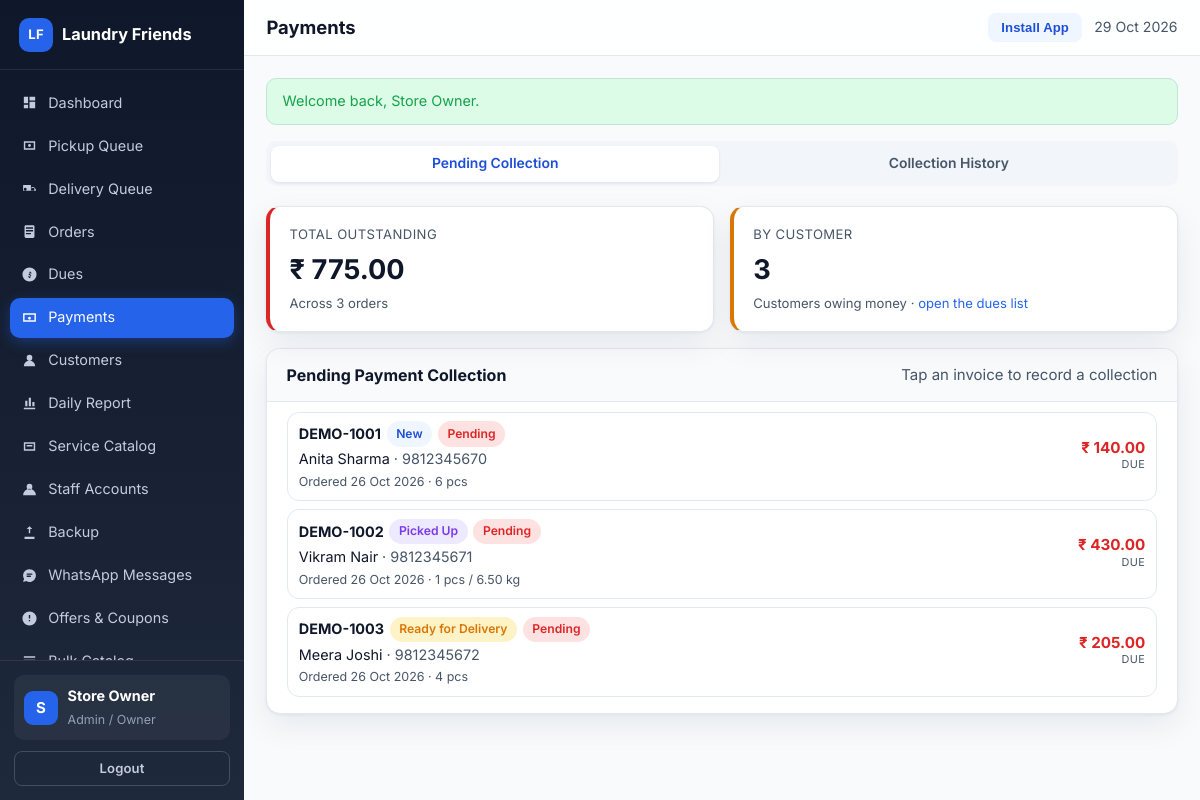
Page /admin/payments.php (signed in) on the committed database.
### tables this page shows
CREATE TABLE IF NOT EXISTS users (
  id INT UNSIGNED AUTO_INCREMENT PRIMARY KEY,
  role ENUM('super_admin','admin','staff','customer') NOT NULL DEFAULT 'customer',
  name VARCHAR(100) NOT NULL,
  email VARCHAR(150) NULL,
  phone VARCHAR(20) NULL,
  phone_key VARCHAR(20) NULL,
  password_hash VARCHAR(255) NOT NULL,
  is_active TINYINT(1) NOT NULL DEFAULT 1,
  must_change_password TINYINT(1) NOT NULL DEFAULT 0,
  last_login_at DATETIME NULL,
  created_by INT UNSIGNED NULL,
  created_at DATETIME NOT NULL DEFAULT CURRENT_TIMESTAMP,
  updated_at DATETIME NOT NULL DEFAULT CURRENT_TIMESTAMP ON UPDATE CURRENT_TIMESTAMP,
  UNIQUE KEY uq_users_email (email),
  UNIQUE KEY uq_users_phone_key (phone_key),
  KEY idx_users_role (role),
  KEY idx_users_active (is_active)
);

CREATE TABLE IF NOT EXISTS orders (
  id INT UNSIGNED AUTO_INCREMENT PRIMARY KEY,
  order_number VARCHAR(30) NOT NULL,
  customer_id INT UNSIGNED NOT NULL,
  source ENUM('customer','admin') NOT NULL DEFAULT 'admin',
  pricing_mode ENUM('per_item','per_kg') NOT NULL DEFAULT 'per_item',
  status ENUM('new','pickup_assigned','picked_up','processing','ready_for_delivery','out_for_delivery','delivered','cancelled') NOT NULL DEFAULT 'new',
  payment_status ENUM('pending','partial','paid') NOT NULL DEFAULT 'pending',
  order_date DATE NOT NULL,
  scheduled_pickup_date DATE NULL,
  scheduled_delivery_date DATE NULL,
  contact_name VARCHAR(100) NOT NULL,
  contact_phone VARCHAR(20) NOT NULL,
  delivery_address TEXT NOT NULL,
  pickup_latitude DECIMAL(10,7) NULL,
  pickup_longitude DECIMAL(10,7) NULL,
  pickup_place_id VARCHAR(255) NULL,
  pickup_staff_id INT UNSIGNED NULL,
  delivery_staff_id INT UNSIGNED NULL,
  pickup_assigned_at DATETIME NULL,
  delivery_assigned_at DATETIME NULL,
  pickup_completed_at DATETIME NULL,
  delivery_completed_at DATETIME NULL,
  subtotal DECIMAL(12,2) NOT NULL DEFAULT 0,
  discount_amount DECIMAL(12,2) NOT NULL DEFAULT 0,
  delivery_charge DECIMAL(12,2) NOT NULL DEFAULT 0,
  tax_amount DECIMAL(12,2) NOT NULL DEFAULT 0,
  total_amount DECIMAL(12,2) NOT NULL DEFAULT 0,
  paid_amount DECIMAL(12,2) NOT NULL DEFAULT 0,
  notes TEXT NULL,
  staff_notes TEXT NULL,
  created_by INT UNSIGNED NULL,
  created_at DATETIME NOT NULL DEFAULT CURRENT_TIMESTAMP,
  updated_at DATETIME NOT NULL DEFAULT CURRENT_TIMESTAMP ON UPDATE CURRENT_TIMESTAMP,
  UNIQUE KEY uq_orders_number (order_number),
  KEY idx_orders_customer (customer_id),
  KEY idx_orders_status (status),
  KEY idx_orders_pickup_staff (pickup_staff_id),
  KEY idx_orders_delivery_staff (delivery_staff_id),
  KEY idx_orders_payment (payment_status),
  KEY idx_orders_date (order_date)
);

### admin/payments.php (the view, shortened to what the rows shown need)
<?php
require_once dirname(__DIR__) . '/includes/layout.php';
require_once dirname(__DIR__) . '/includes/orders.php';
require_once dirname(__DIR__) . '/includes/order-tiles.php';
$user = require_admin();
$view = query('view', 'pending');
$focusOrder = (int) query('order');
if ($view === 'pending') {
    $where = ["o.payment_status <> 'paid'", "o.status <> 'cancelled'"];
    $params = [];
    $orders = db_all(
        "SELECT o.*, c.name AS customer_name FROM orders o
         JOIN customers c ON c.id = o.customer_id
         WHERE " . implode(' AND ', $where) . '
         ORDER BY o.order_date ASC, o.id ASC LIMIT 200',
        $params
    );
    $duesByCustomer = db_all(
        "SELECT c.id, c.name, c.phone, COUNT(o.id) AS invoices,
                SUM(o.total_amount - o.paid_amount) AS due
         FROM orders o JOIN customers c ON c.id = o.customer_id
         WHERE o.payment_status <> 'paid' AND o.status <> 'cancelled'
         GROUP BY c.id, c.name, c.phone
         HAVING due > 0
         ORDER BY due DESC
         LIMIT 100"
    );
    $customerDueMap = [];
    foreach ($duesByCustomer as $row) {
        $customerDueMap[(int) $row['id']] = (float) $row['due'];
    }
}
layout_start('Payments', 'app');
?>
<?php if ($view === 'pending'): ?>
    <div class="panel">
        <div class="panel-head">
            <h2>Pending Payment Collection</h2>
        </div>
        <div class="panel-body tight">
            <?php if ($orders === []): ?>
                <div class="empty-state"><strong>Nothing pending</strong>All orders are fully paid.</div>
            <?php else: ?>
                <?php foreach ($orders as $order): ?>
                    <?php
                    $due = (float) $order['total_amount'] - (float) $order['paid_amount'];
                    $customerDue = $customerDueMap[(int) $order['customer_id']] ?? $due;
                    $otherDues = max(0.0, $customerDue - $due);
                    $actions = '<form method="post">'
                        . csrf_field()
                        . '<input type="hidden" name="action" value="collect">'
                        . '<input type="hidden" name="order_id" value="' . e((string) $order['id']) . '">'
                        . '<input type="number" name="amount" min="0" step="0.01" value="' . e(number_format($due, 2, '.', '')) . '" placeholder="Amount">'
                        . '<select name="method">' . payment_method_options() . '</select>'
                        . '<input type="text" name="reference_no" placeholder="Ref">'
                        . '<button class="btn btn-sm btn-green" type="submit">Collect</button>'
                        . '</form>'
                        . '<a class="btn btn-sm btn-ghost" href="' . e(url('admin/order-view.php?id=' . (int) $order['id'])) . '">Open</a>';
                    order_tile($order, [
                        'note' => 'Ordered ' . format_date((string) $order['order_date']) . ' · ' . order_items_summary((int) $order['id']),
                        'old_dues' => $otherDues > 0 ? $otherDues : null,
                        'details' => ['Customer Dues' => money($customerDue)],
                        'actions' => $actions,
                        'open' => $focusOrder === (int) $order['id'],
                    ]);
                    ?>
                <?php endforeach; ?>
            <?php endif; ?>
        </div>
    </div>
<?php endif; ?>
<?php layout_end(); ?>

### includes/layout.php (shortened to what the rows shown need)
<?php
function layout_nav_items(): array
{
    $user = current_user();
    return [];
}
function layout_is_active(string $href): bool
{
    $self = basename($_SERVER['SCRIPT_NAME'] ?? '');
    $target = basename($href);
    if ($self === $target) {
        return true;
    }
    $selfDir = basename(dirname($_SERVER['SCRIPT_NAME'] ?? ''));
    $targetDir = basename(dirname($href));
    return $self === $target && $selfDir === $targetDir;
}
function layout_start(string $title, string $layout = 'app'): void
{
    $user = current_user();
    ?><!DOCTYPE html>
<html lang="en">
<head>
<link rel="stylesheet" href="<?= e(asset('assets/css/app.css')) ?>">
</head>
<body class="layout-<?= e($layout) ?>">
<?php if ($layout === 'public'): ?>
<header class="public-header">
    <div class="container nav-row">
        <a class="brand" href="<?= e(url('index.php')) ?>">
            <span class="brand-mark">LF</span>
            <span><?= e(APP_NAME) ?></span>
        </a>
        <nav class="public-nav">
            <a href="<?= e(url('index.php')) ?>#services">Services</a>
            <a href="<?= e(url('index.php')) ?>#how">How it works</a>
            <a href="<?= e(url('index.php')) ?>#contact">Contact</a>
            <button class="btn btn-soft btn-sm install-btn" type="button" data-install-app>Install App</button>
            <?php if ($user !== null): ?>
                <a class="btn btn-primary btn-sm" href="<?= e(url(home_for_role($user['role']))) ?>">Go to Dashboard</a>
                <a class="btn btn-ghost btn-sm" href="<?= e(url('logout.php')) ?>">Logout</a>
            <?php else: ?>
                <a class="btn btn-ghost btn-sm" href="<?= e(url('login.php')) ?>">Login</a>
                <a class="btn btn-primary btn-sm" href="<?= e(url('customer/schedule-pickup.php')) ?>">Schedule Pickup</a>
            <?php endif; ?>
        </nav>
    </div>
</header>
<?php elseif ($layout === 'app'): ?>
<div class="app-shell">
    <aside class="sidebar" id="sidebar">
        <div class="sidebar-brand">
            <a class="brand" href="<?= e(url('index.php')) ?>">
                <span class="brand-mark">LF</span>
                <span><?= e(APP_NAME) ?></span>
            </a>
        </div>
        <nav class="sidebar-nav">
            <?php foreach (layout_nav_items() as $item): ?>
                <a class="nav-link<?= layout_is_active($item['href']) ? ' active' : '' ?>" href="<?= e(url($item['href'])) ?>">
                    <svg viewBox="0 0 24 24" aria-hidden="true"><path d="<?= e($item['icon']) ?>"/></svg>
                    <span><?= e($item['label']) ?></span>
                </a>
            <?php endforeach; ?>
        </nav>
        <div class="sidebar-footer">
            <div class="user-chip">
                <div class="avatar"><?= e(strtoupper(mb_substr($user['name'] ?? 'U', 0, 1))) ?></div>
                <div>
                    <strong><?= e($user['name'] ?? 'Guest') ?></strong>
                    <small><?= e(role_label($user['role'] ?? '')) ?></small>
                </div>
            </div>
            <a class="btn btn-ghost btn-sm btn-block" href="<?= e(url('logout.php')) ?>">Logout</a>
        </div>
    </aside>
    <div class="app-main">
        <header class="app-topbar">
            <h1 class="page-title"><?= e($title) ?></h1>
            <div class="topbar-right">
                <button class="btn btn-sm btn-soft install-btn" type="button" data-install-app>Install App</button>
                <span class="today-label"><?= e(date('d M Y')) ?></span>
            </div>
        </header>
        <main class="app-content">
<?php endif; ?>
<?php
}
function layout_end(): void
{
    $layout = $GLOBALS['__layout'] ?? 'app';
    ?>
<?php if ($layout === 'app'): ?>
        </main>
    </div>
</div>
<?php elseif ($layout === 'customer'): ?>
</main>
<?php layout_bottom_nav(); ?>
<?php endif; ?>
</body>
</html>
<?php
}
function layout_bottom_nav(): void
{
    $user = current_user();
    if ($user === null || !in_array($user['role'], array_merge(staff_roles(), ['customer']), true)) {
        return;
    }
    ?>
    <?php
}

### includes/order-tiles.php (shortened to what the rows shown need)
<?php
function order_tile(array $order, array $options = []): void
{
    $orderId = (int) $order['id'];
    $total = (float) ($order['total_amount'] ?? 0);
    $paid = (float) ($order['paid_amount'] ?? 0);
    $due = max(0.0, $total - $paid);
    $paidUp = (string) ($order['payment_status'] ?? '') === 'paid';
    $status = (string) ($order['status'] ?? '');
    $note = (string) ($options['note'] ?? '');
    $oldDues = $options['old_dues'] ?? null;
    ?>
    <article class="tile<?= $oldDues !== null && (float) $oldDues > 0 ? ' tile-has-dues' : '' ?>">
        <details class="tile-fold"<?= !empty($options['open']) ? ' open' : '' ?>>
            <summary class="tile-head">
                <div class="tile-main">
                    <div class="tile-line">
                        <strong class="tile-id"><?= e((string) ($order['order_number'] ?? ('#' . $orderId))) ?></strong>
                        <span class="badge <?= e(status_badge($status)) ?>"><?= e(order_status_label($status)) ?></span>
                        <?php if (!$paidUp): ?>
                            <span class="badge <?= e(status_badge((string) ($order['payment_status'] ?? 'pending'))) ?>"><?= e(payment_status_label((string) ($order['payment_status'] ?? 'pending'))) ?></span>
                        <?php endif; ?>
                    </div>
                    <div class="tile-cust">
                        <?= e((string) ($order['contact_name'] ?? '')) ?>
                        <?php if (!empty($order['contact_phone'])): ?>
                            <span class="subtle"> &middot; <?= e((string) $order['contact_phone']) ?></span>
                        <?php endif; ?>
                    </div>
                    <?php if ($note !== ''): ?>
                        <div class="tile-note"><?= e($note) ?></div>
                    <?php endif; ?>
                </div>
                <div class="tile-side">
                    <strong class="tile-money<?= $due > 0 ? ' is-due' : '' ?>"><?= e(money($due)) ?></strong>
                    <span class="tile-money-label"><?= $due > 0 ? 'due' : ($paidUp ? 'paid' : 'balance') ?></span>
                </div>
            </summary>
        </details>
    </article>
    <?php
}
    ?>

### rows in the picture
users: name "S", name "Store Owner", role "Admin / Owner"
orders: order_number "DEMO-1001", status "New", payment_status "Pending", contact_name "Anita Sharma", contact_phone "9812345670", note "Ordered 26 Oct 2026 · 6 pcs", money($due) "₹ 140.00", shows "DUE"
orders: order_number "DEMO-1002", status "Picked Up", payment_status "Pending", contact_name "Vikram Nair", contact_phone "9812345671", note "Ordered 26 Oct 2026 · 1 pcs / 6.50 kg", money($due) "₹ 430.00", shows "DUE"
orders: order_number "DEMO-1003", status "Ready for Delivery", payment_status "Pending", contact_name "Meera Joshi", contact_phone "9812345672", note "Ordered 26 Oct 2026 · 4 pcs", money($due) "₹ 205.00", shows "DUE"

### other values in the picture
APP_NAME "Laundry Friends"
$item['label'] "Dashboard"
$item['label'] "Pickup Queue"
$item['label'] "Delivery Queue"
$item['label'] "Orders"
$item['label'] "Dues"
$item['label'] "Payments"
$item['label'] "Customers"
$item['label'] "Daily Report"
$item['label'] "Service Catalog"
$item['label'] "Staff Accounts"
$item['label'] "Backup"
$item['label'] "WhatsApp Messages"
$item['label'] "Offers & Coupons"
$title "Payments"
